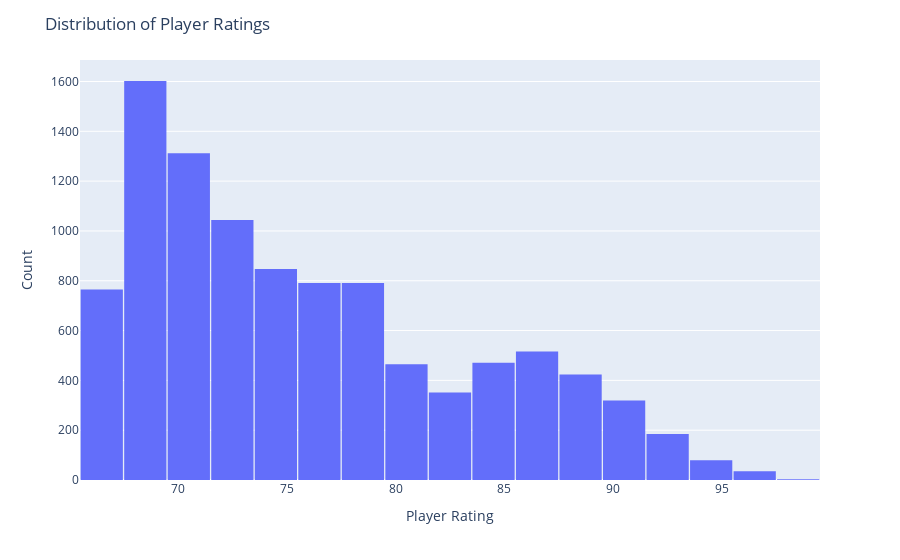
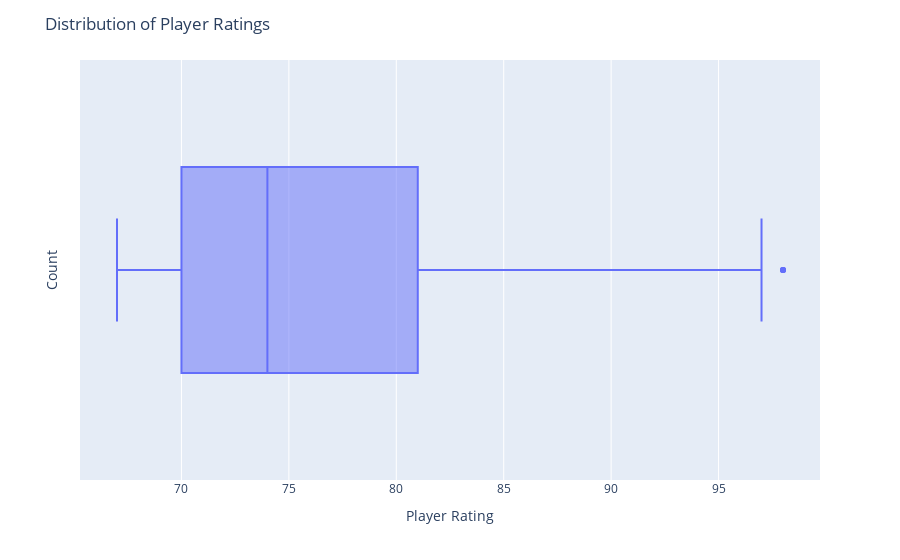

The notebook cell these images were saved under, in order:
### Markdown cell above
#### 1. **Rating Distribution**

### Code cell
# Create a histogram to visualize the distribution of player ratings
fig_hist = px.histogram(fifa_data, x="rating", nbins=20)
fig_hist.update_layout(
    title_text='Distribution of Player Ratings',
    xaxis_title_text='Player Rating',
    yaxis_title_text='Count',
    bargap=0.02, # gap between bars of adjacent location coordinates
    bargroupgap=0.01 # gap between bars of the same location coordinates
)
fig_hist.show()

# Create a boxplot to visualize the distribution of player ratings
fig_box = px.box(fifa_data, x="rating")
fig_box.update_layout(
    title_text='Distribution of Player Ratings',
    xaxis_title_text='Player Rating',
    yaxis_title_text='Count',
    bargap=0.2, # gap between bars of adjacent location coordinates
    bargroupgap=0.1 # gap between bars of the same location coordinates
)
fig_box.show()

### Figure 1 — Plotly figure (JSON) as saved in the notebook; plotly's stock layout.template omitted (floating-point values rounded to 4 significant figures; data arrays with more than 128 entries replaced by an {"elided": "..."} marker saying what was removed)
{"data": [{"alignmentgroup": "True", "bingroup": "x", "hovertemplate": "rating=%{x}<br>count=%{y}<extra></extra>", "legendgroup": "", "marker": {"color": "#636efa", "pattern": {"shape": ""}}, "name": "", "nbinsx": 20, "offsetgroup": "", "orientation": "v", "showlegend": false, "type": "histogram", "x": {"elided": "10000 int values"}, "xaxis": "x", "yaxis": "y"}], "layout": {"bargap": 0.02, "bargroupgap": 0.01, "barmode": "relative", "legend": {"tracegroupgap": 0}, "margin": {"t": 60}, "title": {"text": "Distribution of Player Ratings"}, "xaxis": {"anchor": "y", "domain": [0, 1], "title": {"text": "Player Rating"}}, "yaxis": {"anchor": "x", "domain": [0, 1], "title": {"text": "Count"}}}}

### Figure 2 — Plotly figure (JSON) as saved in the notebook; plotly's stock layout.template omitted (floating-point values rounded to 4 significant figures; data arrays with more than 128 entries replaced by an {"elided": "..."} marker saying what was removed)
{"data": [{"alignmentgroup": "True", "hovertemplate": "rating=%{x}<extra></extra>", "legendgroup": "", "marker": {"color": "#636efa"}, "name": "", "notched": false, "offsetgroup": "", "orientation": "h", "showlegend": false, "type": "box", "x": {"elided": "10000 int values"}, "x0": " ", "xaxis": "x", "y0": " ", "yaxis": "y"}], "layout": {"bargap": 0.2, "bargroupgap": 0.1, "boxmode": "group", "legend": {"tracegroupgap": 0}, "margin": {"t": 60}, "title": {"text": "Distribution of Player Ratings"}, "xaxis": {"anchor": "y", "domain": [0, 1], "title": {"text": "Player Rating"}}, "yaxis": {"anchor": "x", "domain": [0, 1], "title": {"text": "Count"}}}}
